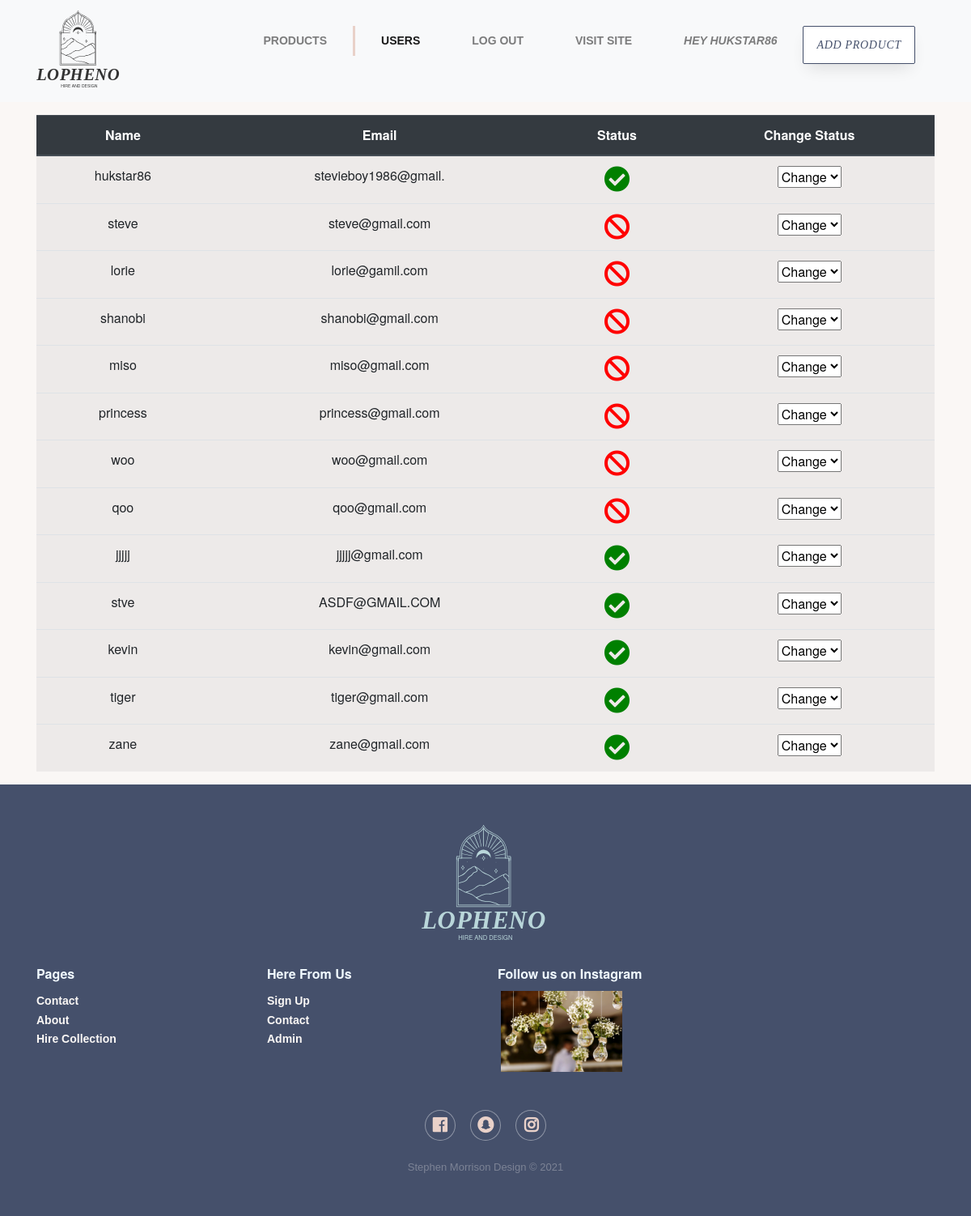
The page /admin/users.php (signed in) on the database its author committed.
### tables this page shows
CREATE TABLE `users` (
  `user_id` int(20) NOT NULL,
  `name` varchar(20) NOT NULL,
  `email` varchar(20) NOT NULL,
  `password` varchar(20) NOT NULL,
  `role` varchar(10) NOT NULL,
  `status` varchar(3) NOT NULL
);

### admin/users.php (the view, shortened to what this page needs)
<?php $page = "users"; ?>
<?php include_once("../includes/config.php");?>
<!doctype html>
<html lang="en">
  <head>
    <link rel="stylesheet" href="https://use.fontawesome.com/releases/v5.0.13/css/all.css"
    >  <link rel="stylesheet" href="https://cdnjs.cloudflare.com/ajax/libs/ekko-lightbox/5.3.0/ekko-lightbox.css" />
      <link rel="stylesheet" href="https://stackpath.bootstrapcdn.com/bootstrap/4.4.1/css/bootstrap.min.css">
  <link rel="stylesheet" href="../css/style.css">
  </head>
  <body>
<nav class="navbar navbar-expand-sm navbar-light bg-light">
    <div class="container">
      <a href="index.php" class="navbar-brand"> <img class="logo" src="../images/lophenologo10.svg" height="100px"
          alt=""></a>
      <div class="collapse navbar-collapse" id="navbarCollapse">
        <ul class="navbar-nav ml-auto">
          <li class="nav-item  <?php echo ($page == "products" ? "active" : "")?>">
            <a href="index.php" class="nav-link">Products</a>
          </li>
          <li class="nav-item  <?php echo ($page == "users" ? "active" : "")?>">
            <a href="users.php" class="nav-link">Users</a>
          </li>
          <li class="nav-item">
            <a href="../index.php" class="nav-link">log Out</a>
          </li>
          <li class="nav-item">
            <a href="../index.php" class="nav-link">Visit Site</a>
          </li>
<?php if (isset($_SESSION['user_id'])) {
  echo "
<li class='nav-item '>
<a href='#' class='nav-link'><em>Hey ". $_SESSION['name']."</em></a>
</li>";}?>
<li class='nav-item mr-4 '>
        <p><a href='addProduct.php' class='btn btn-outline'>Add Product</a></p>
        </li>
        </ul>
</div>
</nav>
<?php
$sql = "SELECT * FROM users;";
$result = mysqli_query($link, $sql);
$resultCheck = mysqli_num_rows($result);
echo "<div class='container mt-3'>";
    echo "<table id='userTable'class='table table-striped text-center'>";
    echo "<thead class='thead-dark'>";
      echo" <tr>";
         echo "<th>Name </th>";
         echo "<th>Email</th>";
        echo "<th>Status</th>";
        echo "<th>Change Status</th>";
      echo  "</tr>";
    echo  "</thead>";
     echo "<tbody>";
     if($resultCheck > 0){
      while($row = mysqli_fetch_assoc($result)){
       echo "<tr align='center'>";
       echo "<td>" . $row['name'] . "</td>";
       echo "<td>" . $row['email'] .  "</td>";
     ?>
     <td><?php
     if($row['status']==1)
     {
       echo "<span style='color:green;'><i class='fas fa-check-circle fa-2x' id=str".$row['user_id']."></i></span>";
     }
     else {
      echo "<span style='color:red;'><i class='fa fa-ban fa-2x' id=str".$row['user_id']."></i></span>";
     }
     ?>
     </td>
     <td>
    <select onchange="active_disactive_user(this.value,<?php echo $row['user_id'];?>)">
    <option>Change</option>
    </td>
      <?php
        echo "<tr>";
     }
    }
    echo "</table>";
    echo "</div>";
?>
<div class="footer-dark">
        <footer>
          <div class="container">
            <div class="row d-flex justify-content-center">
              <div class="col-md-3 d-flex justify-content-center mb-4">
              <img class="logo" src="../images/lophenologo12.svg" height="150px"
          alt="">
            </div>
            </div>
          </div>
            <div class="container">
                <div class="row">
                    <div class="col-sm-6 col-md-3 item">
                        <h3>Pages</h3>
                        <ul>
                            <li><a href="#">Contact</a></li>
                            <li><a href="#">About</a></li>
                            <li><a href="#">Hire Collection</a></li>
                        </ul>
                    </div>
                    <div class="col-sm-6 col-md-3 item">
                        <h3>Here From Us</h3>
                        <ul>
                            <li><a href="register.php">Sign Up</a></li>
                            <li><a href="contact.php">Contact</a></li>
                            <li><a href="admin/">Admin</a></li>
                        </ul>
                    </div>
                    <div class="col-md-6  justify-content-center">
                        <h3>Follow us on Instagram</h3>
          <img class="logo " src="../images/insta2.jpg" height="100px"
          alt="">
                    </div>
                    <div class="col item social mt-5">
                      <a href="#"><i class="fab fa-facebook"></i></a>
                    <a href="#"> <i class="fab fa-snapchat"></i></a>
                    <a href="#"><i class="fab fa-instagram"></i></a></div>
                </div>
                <p class="copyright">Stephen Morrison Design  © 2021</p>
            </div>
        </footer>
    </div>
  </body>
</html>

### css/style.css (style rules this page uses)
body { font-family: "HelveticaNeue-Light", "Helvetica Neue Light", "Helvetica Neue", Helvetica, Arial, "Lucida Grande", sans-serif; font-weight: 300; }
html { background-color: var(--main-color); }
:root { --main-color:#faf7f5; --secound-color:#e9d1c9; --third-color:#45506b; --forth-color:#b9d6da; }
* { box-sizing: border-box; }
body { margin: 0; overflow-x: hidden !important; background-color: var(--main-color); }
body a { font-family: 'helvetica', sans-serif; font-weight: bold; color: #333; }
p { font-family: "helvetica", "helvetica-Neue"; font-size: 16px; color: #333; }
.btn-outline { color: var(--third-color); background-color: #ffffff; border-color: var(--third-color); font-style: italic; letter-spacing: 0.05em; font-family: "playfair-display"; text-transform: uppercase; font-size: 14px; }
.btn-outline { color: var(--third-color); background-color: #ffffff; border-color: var(--third-color); font-style: italic ; border-radius: 0; }
.navbar .navbar-brand .logo { padding: 0; margin: 0; }
.navbar .nav-link { font-size: 14px; text-transform: uppercase; padding-left: 2rem !important; padding-right: 2rem !important; }
.navbar .nav-item.active { border-left: var(--secound-color) 3px solid ; height: 50%; }
a { -webkit-transition: .3s all ease; -o-transition: .3s all ease; transition: .3s all ease; color: #e3b04b; }
.btn { padding: 12px 16px; cursor: pointer; border-width: 1px; border-radius: 2px; font-size: 14px; font-weight: 400; -webkit-box-shadow: 0px 10px 20px -6px rgba(0, 0, 0, 0.12); -moz-box-shadow: 0px 10px 20px -6px rgba(0, 0, 0, 0.12); box-shadow: 0px 10px 20px -6px rgba(0, 0, 0, 0.12); position: relative; -webkit-transition: 0.3s; -o-transition: 0.3s; transition: 0.3s; }
.footer-dark { padding:50px 0; color:#f0f9ff; background-color: var(--third-color); }
.footer-dark h3 { margin-top:0; margin-bottom:12px; font-weight:bold; font-size:16px; }
.footer-dark ul { padding:0; list-style:none; line-height:1.6; font-size:14px; margin-bottom:0; }
.footer-dark ul a { color:var(--main-color); text-decoration:none; }
.footer-dark .item.social { text-align:center; }
.footer-dark .item.social a { font-size:20px; width:36px; height:36px; line-height:36px; display:inline-block; text-align:center; border-radius:50%; box-shadow:0 0 0 1px rgba(255,255,255,0.4); margin:0 8px; color: var(--secound-color); opacity:1; }
.footer-dark .copyright { text-align:center; padding-top:24px; opacity:0.3; font-size:13px; margin-bottom:0; color: var(--main-color); }

### rows shown on the page
users: name "hukstar86", email "stevieboy1986@gmail.", user_id "Change"
users: name "steve", email "steve@gmail.com", user_id "Change"
users: name "lorie", email "lorie@gamil.com", user_id "Change"
users: name "shanobi", email "shanobi@gmail.com", user_id "Change"
users: name "miso", email "miso@gmail.com", user_id "Change"
users: name "princess", email "princess@gmail.com", user_id "Change"
users: name "woo", email "woo@gmail.com", user_id "Change"
users: name "qoo", email "qoo@gmail.com", user_id "Change"
users: name "jjjjj", email "jjjjj@gmail.com", user_id "Change"
users: name "stve", email "ASDF@GMAIL.COM", user_id "Change"
users: name "kevin", email "kevin@gmail.com", user_id "Change"
users: name "tiger", email "tiger@gmail.com", user_id "Change"
users: name "zane", email "zane@gmail.com", user_id "Change"

### other values the page prints
$_SESSION['name'] "HUKSTAR86"
